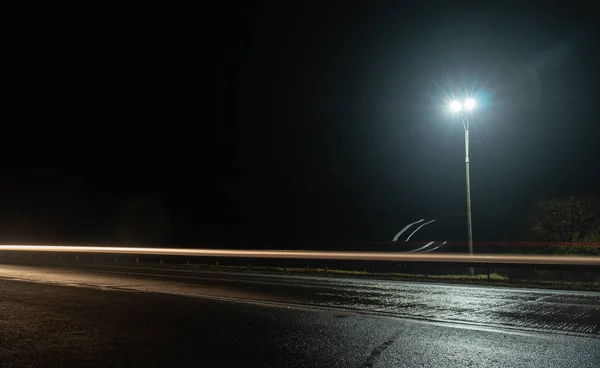
#> input picture photos to test inference/raw/depositphotos_237173976-stock-photo-night-road-dark-highway-speed.webp, 600 x 368 px, found by its file name; its folder holds 4 pictures in this run
$ jupyter execute --allow-errors image_preprocessing.ipynb
#> lines starting #> are read from the running program, lines starting #| are printed output that depends on the picture
[cell 1]
#get filepath
import os
cwd = os.getcwd()
import PIL
import os
import os.path
from PIL import Image

[cell 2]
f = r'C:/Users/vicch/Desktop/ML_Day-Night_dataset/Day'
#> (the rest of this cell did not finish here and is left out)

[cell 3]
#Now the same for the night images
f = r'C:/Users/vicch/Desktop/ML_Day-Night_dataset/Night'
#> (the rest of this cell did not finish here and is left out)

[cell 4]
#Now the same for the night images
f = r'C:/Users/vicch/Desktop/ML_Day-Night_dataset/day light road images/day light road images'
#> (the rest of this cell did not finish here and is left out)

[cell 5]
f = r'C:/Users/vicch/jupyterlab_workspace/photos to test inference/raw'
for file in os.listdir(f):
    f_img = f+'/'+file
    f_img_out_path = r'C:/Users/vicch/jupyterlab_workspace/photos to test inference/preprocessed/'+file
    img = Image.open(f_img)
#> img is the input picture: PIL image 600x368 RGB; mean R, G, B 33.5, 36.6, 34.9
    img = img.resize((80,40))
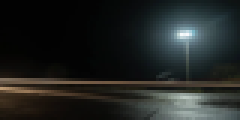
#> img: PIL image 80x40 RGB (shown 3 times larger); mean R, G, B 33.5, 36.6, 34.9
    img.save(f_img_out_path)
#> pass 2 of the loop `for file in os.listdir(f):`:
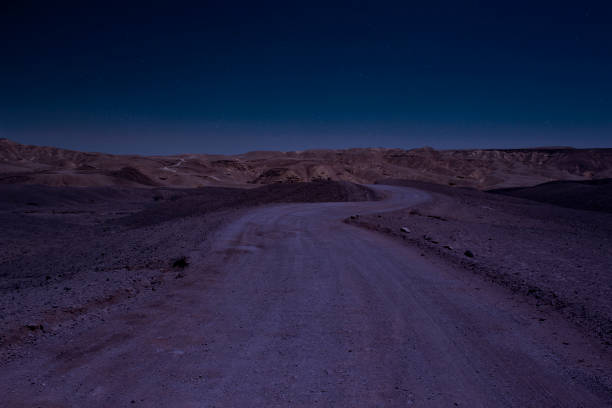
#> input picture photos to test inference/raw/istockphoto-1197694659-612x612.jpg, 612 x 408 px, found by its file name
#> img is the input picture: PIL image 612x408 RGB; mean R, G, B 33.7, 35.1, 65.9
#> `img = img.resize((80,40))`:
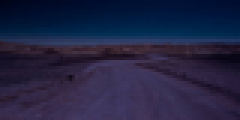
#> img: PIL image 80x40 RGB (shown 3 times larger); mean R, G, B 33.6, 35.1, 65.9
#> pass 3 of the loop `for file in os.listdir(f):`:
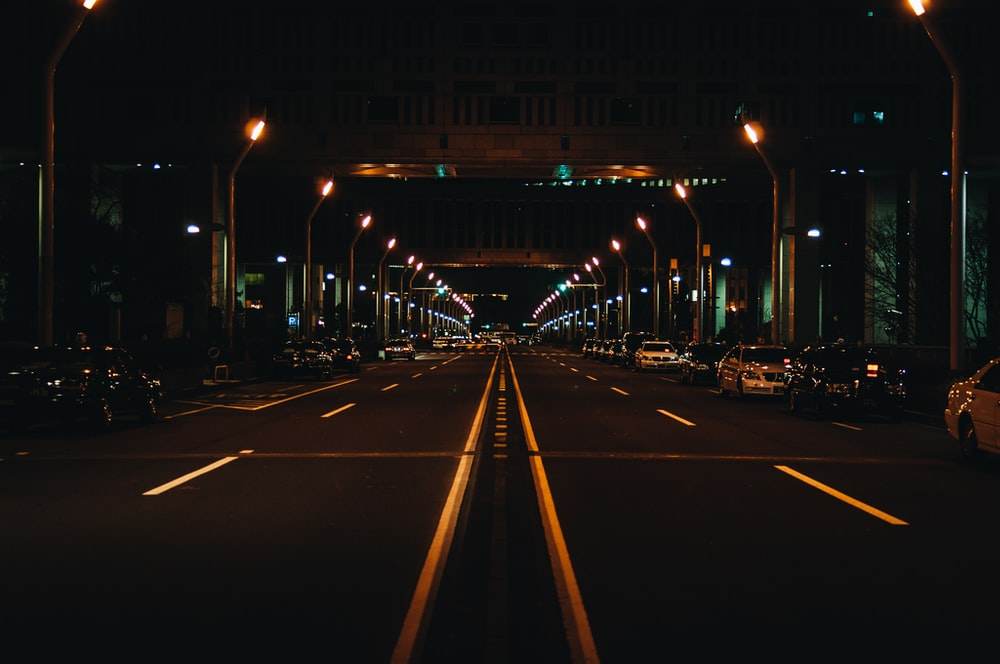
#> input picture photos to test inference/raw/photo-1520607031983-c48077cb6308.jpg, 1000 x 664 px, found by its file name
#> img is the input picture: PIL image 1000x664 RGB; mean R, G, B 23.4, 19.8, 17.3
#> `img = img.resize((80,40))`:
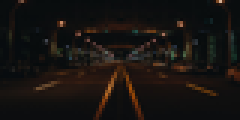
#> img: PIL image 80x40 RGB (shown 3 times larger); mean R, G, B 23.4, 19.8, 17.3
#> the loop made 4 passes; the first 3 are shown
